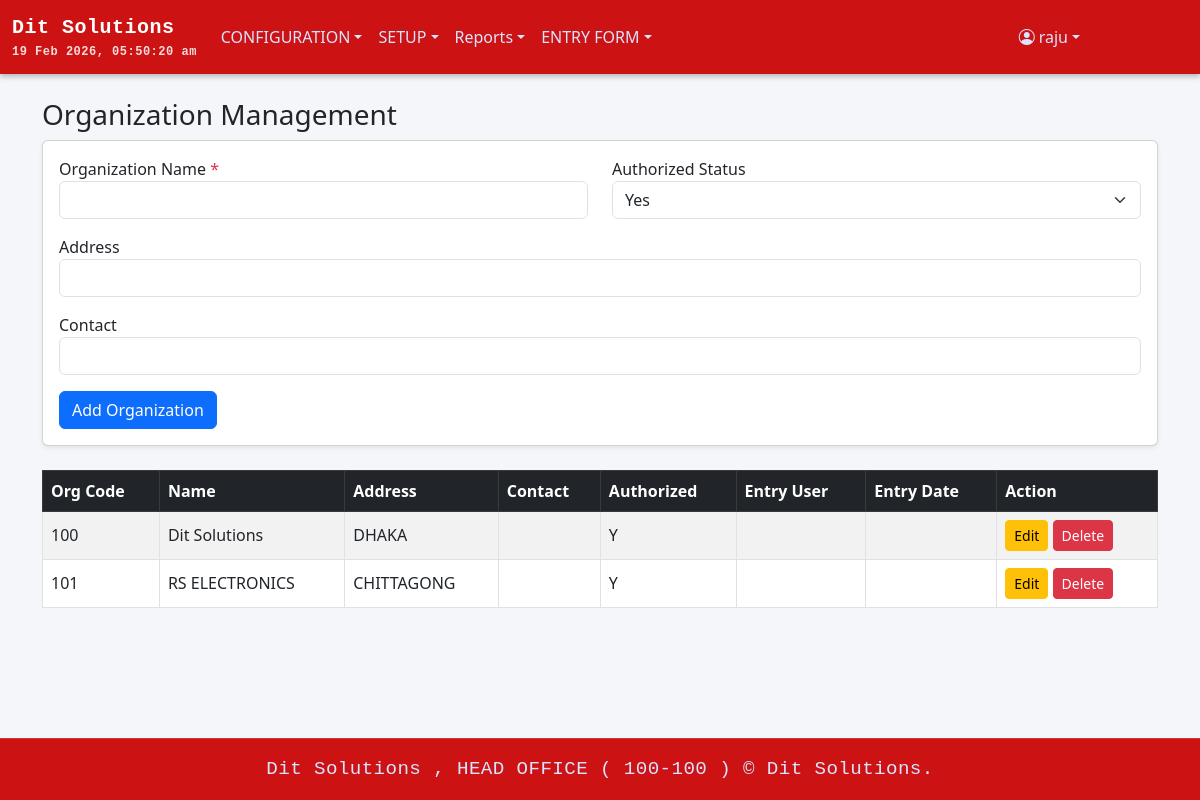
The app's page /add_org.php (signed in), older data.
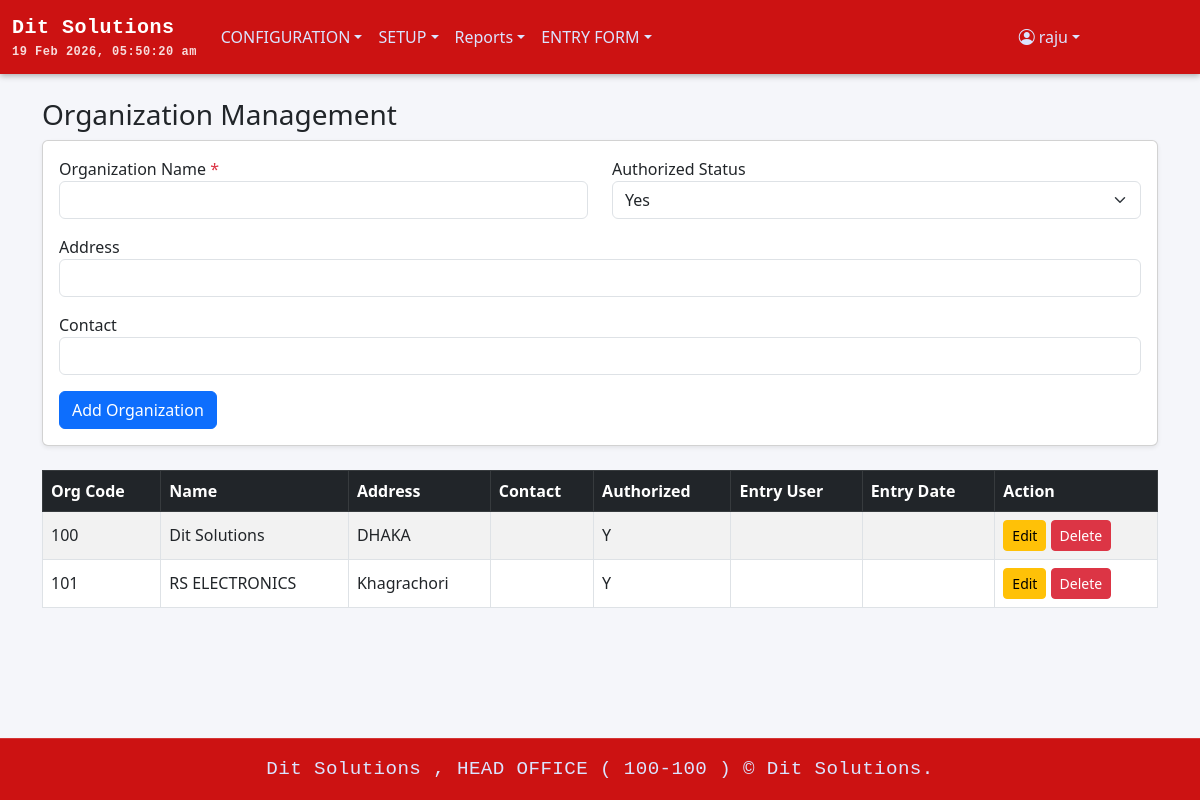
The same page, newer data.
### tables this page shows
CREATE TABLE `organization_info` (
  `ORG_CODE` varchar(20) NOT NULL,
  `ORGANIZATION_NAME` varchar(200) NOT NULL,
  `ORGANIZATION_ADDRESS` varchar(200) DEFAULT NULL,
  `ORGANIZATION_CONTACT` varchar(500) DEFAULT NULL,
  `AUTHORIZED_STARUS` varchar(1) DEFAULT NULL,
  `AUTHORIZED_USER` varchar(100) DEFAULT NULL,
  `AUTHORIZED_DATE` date DEFAULT NULL,
  `ENTRY_DATE` date DEFAULT NULL,
  `ENTRY_USER` varchar(200) DEFAULT NULL,
  `EDIT_DATE` date DEFAULT NULL,
  `EDIT_USER` varchar(200) DEFAULT NULL,
  `DELETE_USER` varchar(200) DEFAULT NULL,
  `DELETE_DATE` date DEFAULT NULL
);

### add_org.php (the view, shortened to what this page needs)
<?php
require 'db.php';
$canInsert  = $_SESSION['user']['can_insert'] ?? 0;
$canEdit    = $_SESSION['user']['can_edit'] ?? 0;
$canDelete  = $_SESSION['user']['can_delete'] ?? 0;
$editOrg = null;
$stmt = $pdo->query("SELECT * FROM organization_info WHERE DELETE_DATE IS NULL ORDER BY ORG_CODE");
$organizations = $stmt->fetchAll();
?>
<!DOCTYPE html>
<html lang="en">
<head>
    <link href="https://cdn.jsdelivr.net/npm/bootstrap@5.3.0/dist/css/bootstrap.min.css" rel="stylesheet">
</head>
<body class="d-flex flex-column min-vh-100">
<?php include 'header.php'; ?>
<main class="flex-grow-1 container py-4">
    <h3>Organization Management</h3>
    <?php if ($canInsert || $editOrg): ?>
    <div class="card mb-4 shadow-sm">
        <div class="card-body">
            <form method="post">
                <div class="row">
                    <div class="col-md-6 mb-3">
                        <label>Organization Name <span class="text-danger">*</span></label>
                        <input type="text" name="ORGANIZATION_NAME" class="form-control" required
                               value="<?= htmlspecialchars($editOrg['ORGANIZATION_NAME'] ?? '') ?>">
                    </div>
                    <div class="col-md-6 mb-3">
                        <label>Authorized Status</label>
                        <select name="AUTHORIZED_STARUS" class="form-select">
                            <option value="Y" <?= (!isset($editOrg['AUTHORIZED_STARUS']) || $editOrg['AUTHORIZED_STARUS'] == 'Y') ? 'selected' : '' ?>>Yes</option>
                        </select>
                    </div>
                </div>
                <div class="mb-3">
                    <label>Address</label>
                    <input type="text" name="ORGANIZATION_ADDRESS" class="form-control"
                           value="<?= htmlspecialchars($editOrg['ORGANIZATION_ADDRESS'] ?? '') ?>">
                </div>
                <div class="mb-3">
                    <label>Contact</label>
                    <input type="text" name="ORGANIZATION_CONTACT" class="form-control"
                           value="<?= htmlspecialchars($editOrg['ORGANIZATION_CONTACT'] ?? '') ?>">
                </div>
                <button type="submit" class="btn btn-primary"><?= $editOrg ? 'Update' : 'Add Organization' ?></button>
            </form>
        </div>
    </div>
    <?php endif; ?>
    <div class="table-responsive">
        <table class="table table-bordered table-striped align-middle">
            <thead class="table-dark">
                <tr>
                    <th>Org Code</th>
                    <th>Name</th>
                    <th>Address</th>
                    <th>Contact</th>
                    <th>Authorized</th>
                    <th>Entry User</th>
                    <th>Entry Date</th>
                    <th>Action</th>
                </tr>
            </thead>
            <tbody>
                <?php foreach ($organizations as $org): ?>
                    <tr>
                        <td><?= htmlspecialchars($org['ORG_CODE']) ?></td>
                        <td><?= htmlspecialchars($org['ORGANIZATION_NAME']) ?></td>
                        <td><?= htmlspecialchars($org['ORGANIZATION_ADDRESS']) ?></td>
                        <td><?= htmlspecialchars($org['ORGANIZATION_CONTACT']) ?></td>
                        <td><?= htmlspecialchars($org['AUTHORIZED_STARUS']) ?></td>
                        <td><?= htmlspecialchars($org['ENTRY_USER']) ?></td>
                        <td><?= htmlspecialchars($org['ENTRY_DATE']) ?></td>
                        <td>
                            <?php if ($canEdit): ?>
                                <a href="?edit=<?= urlencode($org['ORG_CODE']) ?>" class="btn btn-sm btn-warning">Edit</a>
                            <?php endif; ?>
                            <?php if ($canDelete): ?>
                                <a href="?delete=<?= urlencode($org['ORG_CODE']) ?>" class="btn btn-sm btn-danger" onclick="return confirm('Are you sure?')">Delete</a>
                            <?php endif; ?>
                        </td>
                    </tr>
                <?php endforeach; ?>
            </tbody>
        </table>
    </div>
</main>
<?php include 'footer.php'; ?>
</body>
</html>

Row changes from the older to the newer data that the page shows:
changed organization_info "RS ELECTRONICS": ORGANIZATION_ADDRESS "CHITTAGONG" → "Khagrachori"
